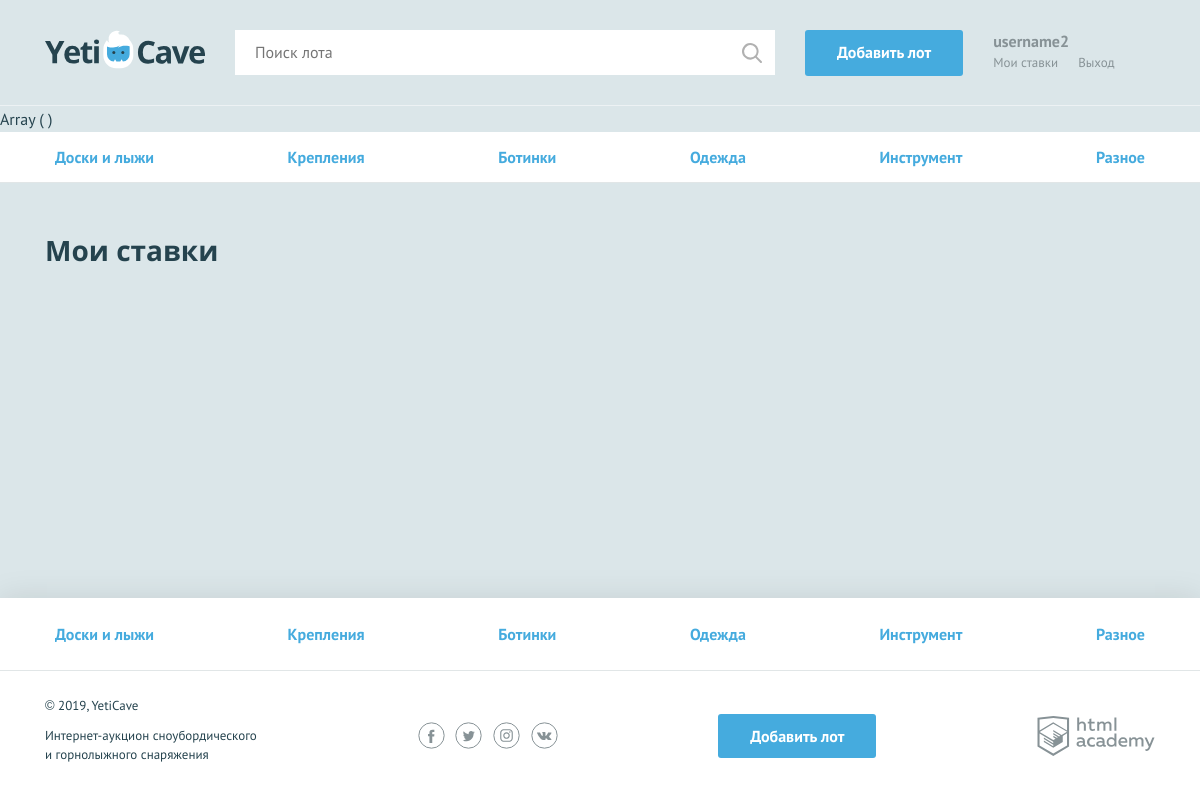
/my-bets.php (signed in), run on the app's committed database.
### tables this page shows
CREATE TABLE category (
	id          INT AUTO_INCREMENT PRIMARY KEY,
	name        VARCHAR(64) NOT NULL,
	symbol_code VARCHAR(64) NOT NULL
);

### helpers.php (called while the page is built, shortened)
<?php
function db_get_prepare_stmt($link, $sql, $data = []) {
    $stmt = mysqli_prepare($link, $sql);
    return $stmt;
}
function include_template($name, array $data = []) {
    $name = 'templates/' . $name;
    extract($data);
    require $name;
    $result = ob_get_clean();
    return $result;
}

### functions.php (called while the page is built, shortened)
<?php
function db_fetch_data($link, $sql, $data = []) {
    $stmt = db_get_prepare_stmt($link, $sql, $data);
    mysqli_stmt_execute($stmt);
    $res = mysqli_stmt_get_result($stmt);
    return $res;
};
function get_categories($link) {
    $sql = 'SELECT * FROM category';
    return $categories = mysqli_fetch_all(db_fetch_data($link, $sql), MYSQLI_ASSOC);
};
function get_layout($content, $title, $user_name, $categories) {
    return $layout = include_template('layout.php', [
        'page_content' => $content,
        'page_title' => $title,
        'user_name' => $user_name,
        'categories' => $categories,
    ]);
};
?>

### templates/my-bets.php (the view, shortened to what this page needs)
<?
print_r($bets);
?>
<nav class="nav">
      <ul class="nav__list container">
      <? foreach ($categories as $value): ?>
            <li class="nav__item">
                <a href="all-lots.html"><?=htmlspecialchars($value['name']); ?></a>
            </li>
        <? endforeach; ?>
      </ul>
    </nav>
    <section class="rates container">
      <h2>Мои ставки</h2>
    </section>
  </main>

### templates/layout.php (shortened to what this page needs)
<!DOCTYPE html>
<html lang="ru">
<head>
    <link href="../css/normalize.min.css" rel="stylesheet">
    <link href="../css/style.css" rel="stylesheet">
    <link href="<?=$flatpickr; ?>" rel="stylesheet">
</head>
<body>
<div class="page-wrapper">
<header class="main-header">
    <div class="main-header__container container">
        <a class="main-header__logo" href="index.php">
            <img src="../img/logo.svg" width="160" height="39" alt="Логотип компании YetiCave">
        </a>
        <form class="main-header__search" method="get" action="search.php" autocomplete="off">
            <input type="search" name="search" placeholder="Поиск лота">
            <input class="main-header__search-btn" type="submit" name="find" value="Найти">
        </form>
        <a class="main-header__add-lot button" href="add.php">Добавить лот</a>
        <nav class="user-menu">
            <?php if (isset($user_name)): ?>
                <div class="user-menu__logged">
                    <p><?=$user_name; ?></p>
                    <a class="user-menu__bets" href="my-bets.php">Мои ставки</a>
                    <a class="user-menu__logout" href="logout.php">Выход</a>
                </div>
            <?php endif; ?>
        </nav>
    </div>
</header>
<main class="<?=$main_class ? $main_class : ""; ?>">
    <?=$page_content; ?>
</div>
<footer class="main-footer">
    <nav class="nav">
        <ul class="nav__list container">
            <? foreach ($categories as $value): ?>
                <li class="nav__item">
                    <a href="pages/all-lots.html"><?=$value['name']; ?></a>
                </li>
            <? endforeach; ?>
        </ul>
    </nav>
    <div class="main-footer__bottom container">
        <div class="main-footer__copyright">
            <p>© 2019, YetiCave</p>
            <p>Интернет-аукцион сноубордического и горнолыжного снаряжения</p>
        </div>
        <div class="main-footer__social social">
            <a class="social__link social__link--facebook" href="#">
            </a>
            <a class="social__link social__link--twitter" href="#">
            </a>
            <a class="social__link social__link--instagram" href="#">
            </a>
            <a class="social__link social__link--vkontakte" href="#">
            </a>
        </div>
        <a class="main-footer__add-lot button" href="add-lot.html">Добавить лот</a>
        <div class="main-footer__developed-by">
            <a class="logo-academy" href="https://htmlacademy.ru/intensive/php">
            </a>
        </div>
    </div>
</footer>
</body>
</html>

### css/style.css (style rules this page uses)
html, body { height: 100%; }
.page-wrapper { display: flex; flex-direction: column; min-height: 100%; margin-bottom: -202px; }
.page-wrapper::after { content: ""; display: block; }
.page-wrapper::after { height: 85px; }
main { margin-bottom: 202px; }
body { min-width: 1140px; background-color: #dbe6e9; font-family: "PT Sans", sans-serif; font-weight: 400; font-size: 16px; line-height: 26px; color: #25434e; }
a { text-decoration: none; }
h2 { margin: 0; font-family: "Open Sans", sans-serif; font-size: 28px; line-height: 35px; font-weight: 700; }
.container { width: 1110px; margin: 0 auto; padding: 0 15px; }
.button { display: block; padding: 9px 32px; background-color: #45abde; color: #ffffff; text-align: center; font-weight: 700; border: none; border-radius: 3px; }
.main-header { padding: 30px 0 29px; border-bottom: 1px solid rgba(255, 255, 255, 0.5); }
.main-header__container { display: -webkit-flex; display: -ms-flexbox; display: flex; -webkit-justify-content: flex-start; -ms-flex-pack: start; justify-content: flex-start; }
.main-header__logo { display: block; margin-right: 30px; }
.main-header__search { position: relative; width: 540px; margin-right: 30px; }
.main-header__search input[type="search"] { width: 100%; padding: 8px 19px 9px 19px; border: 1px solid #ffffff; }
.main-header__search-btn { content: ""; position: absolute; top: 3px; right: 3px; width: 20px; height: 20px; padding: 20px; background: url("../img/search.svg") center no-repeat; opacity: 0.3; border: 0; font-size: 0; }
.main-header__add-lot { max-width: 160px; margin-right: 30px; }
.user-menu { display: -webkit-flex; display: -ms-flexbox; display: flex; }
.user-menu__logged { color: #879296; line-height: 22px; }
.user-menu__logged p { font-weight: 700; margin: 0; }
.user-menu__logged a { color: #879296; font-size: 13px; font-weight: 400; float: left; }
.user-menu__logged a:last-child { margin-left: 20px; }
.main-footer { background-color: #ffffff; box-shadow: 0 0 30px 0 rgba(0, 0, 0, 0.1); }
.main-footer__bottom { display: -webkit-flex; display: -ms-flexbox; display: flex; -webkit-justify-content: space-between; -ms-flex-pack: justify; justify-content: space-between; -webkit-align-items: center; -ms-flex-align: center; align-items: center; padding: 25px 0; }
.main-footer__copyright { max-width: 212px; }
.main-footer__copyright p { margin: 0; margin-bottom: 11px; font-size: 13px; line-height: 19px; }
.main-footer__social { width: 140px; }
.social { display: -webkit-flex; display: -ms-flexbox; display: flex; -webkit-justify-content: space-between; -ms-flex-pack: justify; justify-content: space-between; -webkit-flex-wrap: wrap; -ms-flex-wrap: wrap; flex-wrap: wrap; }
.social__link { width: 27px; height: 27px; }
.logo-academy { display: block; width: 118px; height: 40px; }
.nav { background-color: #ffffff; border-bottom: 1px solid #e1e6e7; }
.nav__list { display: -webkit-flex; display: -ms-flexbox; display: flex; -webkit-justify-content: space-between; -ms-flex-pack: justify; justify-content: space-between; -webkit-flex-wrap: wrap; -ms-flex-wrap: wrap; flex-wrap: wrap; list-style: none; }
.nav__item a { position: relative; display: block; padding: 12px 10px; font-weight: 700; color: #45abde; }
.nav__item a::before { content: ""; display: none; position: absolute; bottom: 0; width: calc(100% - 20px); height: 3px; background-color: #e2e5e6; }
.main-footer .nav__item a { padding: 23px 10px; }
.rates { padding-top: 50px; }
.rates h2 { padding-bottom: 24px; }

### data on the page
category: name "Доски и лыжи"
category: name "Крепления"
category: name "Ботинки"
category: name "Одежда"
category: name "Инструмент"
category: name "Разное"

### other printed values
$user_name "username2"
$page_content "Array ( )"
